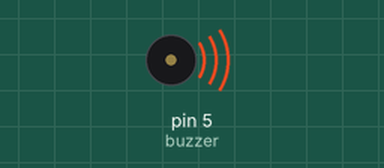
Bench run of a sketch on a simulated Arduino Uno, built with avr-gcc and run on an emulated ATmega328P. Parts: buzzer (waves = sounding).

Above: at 0.5 s.
Timing chart, 0 to 4.6 s (numbered marks = the images above):
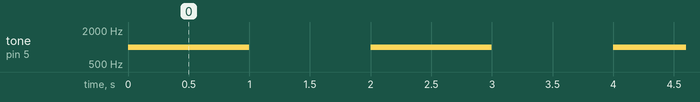

The sketch:

alarm_for_nano.ino
```cpp
const int buzzer = 5; //buzzer to arduino pin 9


void setup(){

  pinMode(buzzer, OUTPUT); // Set buzzer - pin 9 as an output

}

void loop(){

  tone(buzzer, 1000); // Send 1KHz sound signal...
  delay(1000);        // ...for 1 sec
  noTone(buzzer);     // Stop sound...
  delay(1000);        // ...for 1sec

}
```

Measured:
- by itself, tone on pin 5 (buzzer): alternates 1000 Hz for 1.0 s and silent for 1.0 s
